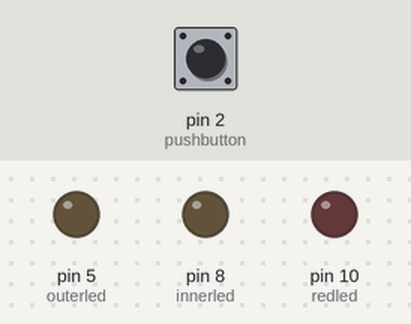
Bench run of a sketch on a simulated Arduino Uno, built with avr-gcc and run on an emulated ATmega328P. On the bench: output pins drawn as LEDs (lit = HIGH). Inputs (shaded band) come from the test bench; at power-on: pin 2 (pushbutton) HIGH.

Above: at 1.2 s.
1.3 s: pin 2 (pushbutton) pulled LOW for 0.15 s
At 2.0 s:
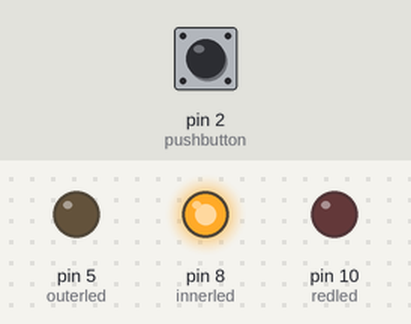
At 4.7 s:
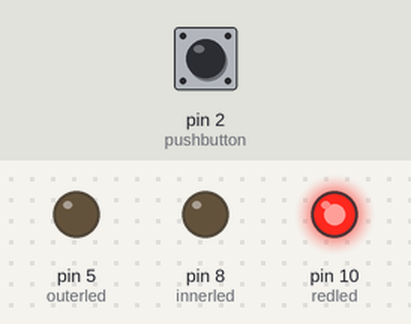
Timing chart, 0 to 16.8 s (numbered marks = the images above; inputs shaded):
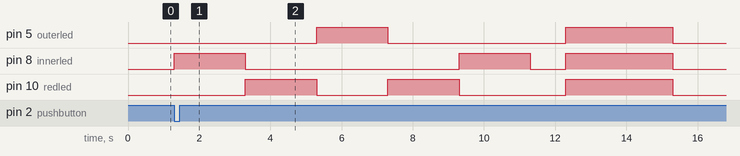

The sketch:

led_display.ino
```cpp
// C++ code
//
int outerled=5;
int redled=10;
int innerled=8;
int pushbutton=2;
void setup()
{
  pinMode(outerled, OUTPUT);
  pinMode(redled, OUTPUT);
  pinMode(innerled, OUTPUT);
  pinMode(pushbutton, INPUT_PULLUP);
}

void loop()
{
  int switchstate=digitalRead(pushbutton);
  if(switchstate==HIGH)
  {
    digitalWrite(outerled, LOW);
    digitalWrite(redled, LOW);
    digitalWrite(innerled, LOW);
  }
  else if(switchstate==LOW)
  {
    digitalWrite(innerled, HIGH);
    delay(2000);
    digitalWrite(innerled, LOW);
    digitalWrite(redled, HIGH);
    delay(2000);
    digitalWrite(redled, LOW);
    digitalWrite(outerled, HIGH);
    delay(2000);
    digitalWrite(outerled, LOW);
    digitalWrite(redled, HIGH);
    delay(2000);
    digitalWrite(redled, LOW);
    digitalWrite(innerled, HIGH);
    delay(2000);
    digitalWrite(innerled, LOW);
    delay(1000);
    digitalWrite(outerled, HIGH);
    digitalWrite(redled, HIGH);
    digitalWrite(innerled, HIGH);
    delay(3000);
    digitalWrite(outerled, LOW);
    digitalWrite(redled, LOW);
    digitalWrite(innerled, LOW);
    delay(1000);

  }

}
```

Measured:
- after the input at 1.3 s, pin 5 (outerled): LOW → HIGH after 4.0 s, → LOW 2.0 s later, → HIGH 5.0 s later, → LOW 3.0 s later; pin 8 (innerled): goes HIGH 2.0 s, LOW 6.0 s, HIGH 2.0 s, LOW 1.0 s, HIGH 3.0 s, then LOW, starting at once; pin 10 (redled): goes HIGH 2.0 s, LOW 2.0 s, HIGH 2.0 s, LOW 3.0 s, HIGH 3.0 s, then LOW, starting after 2.0 s
